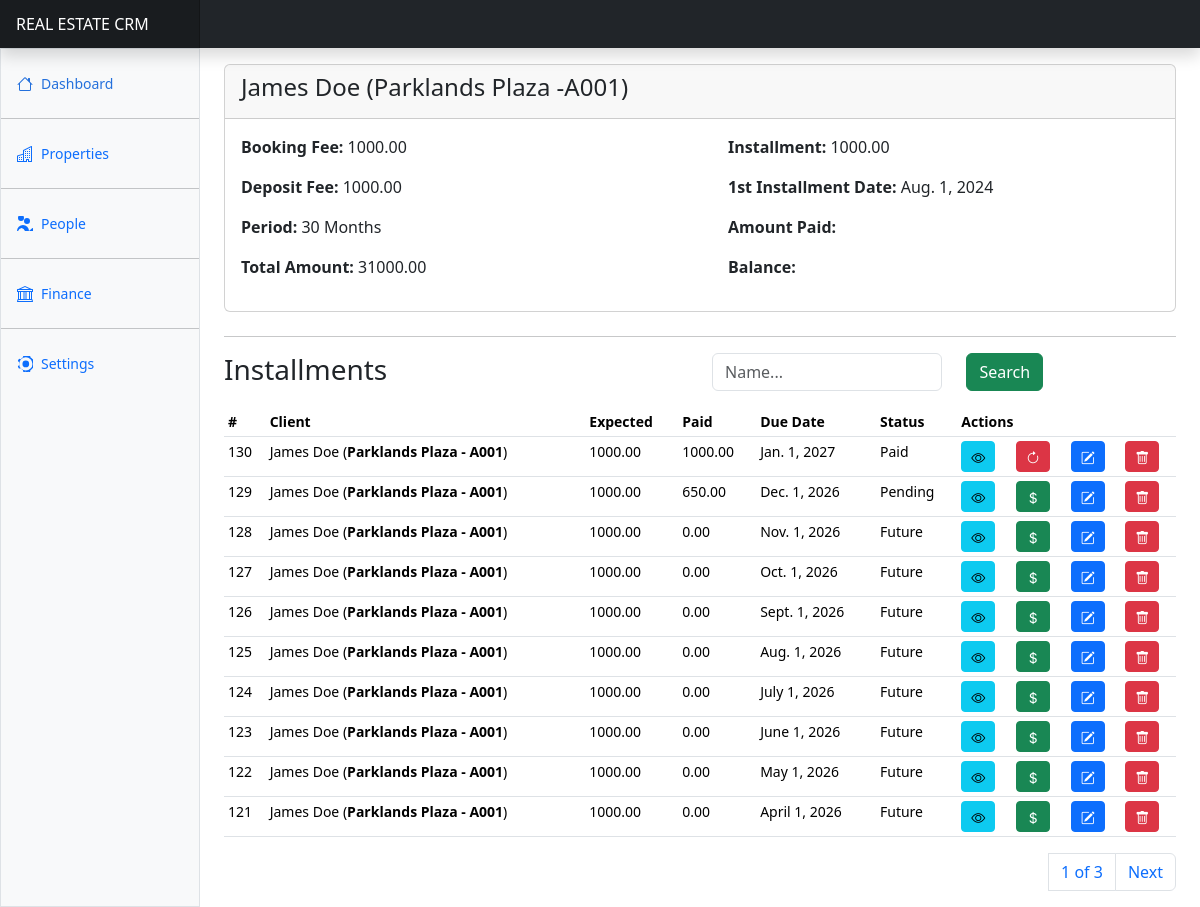
Page /finance/payment-plans/12/details (signed in) on the committed database.
### apps/finance/models.py (models this page shows, shortened)
class ClientPaymentPlan(AbstractBaseModel):
    client = models.ForeignKey("users.Client", on_delete=models.CASCADE, related_name="clientpaymentplans")
    unit = models.ForeignKey("properties.PropertyUnit", on_delete=models.SET_NULL, null=True)
    booking_fee = models.DecimalField(max_digits=100, decimal_places=2, default=0)
    deposit_fee = models.DecimalField(max_digits=100, decimal_places=2, default=0)
    period = models.IntegerField(default=1)
    installment_amount = models.DecimalField(max_digits=100, decimal_places=2, default=0)
    total_amount = models.DecimalField(max_digits=100, decimal_places=2, default=0)
    first_repayment_date = models.DateField(null=True)
    fully_paid = models.BooleanField(default=False)
    def __str__(self):
        return self.client.name

class ClientInstallment(AbstractBaseModel):
    client = models.ForeignKey(
        "users.Client", on_delete=models.CASCADE, related_name="clienstallments"
    )
    payment_plan = models.ForeignKey(
        ClientPaymentPlan, on_delete=models.CASCADE, related_name="planinstallments"
    )
    amount_expected = models.DecimalField(max_digits=100, decimal_places=2)
    amount_paid = models.DecimalField(max_digits=100, decimal_places=2, default=0)
    date_expected = models.DateField(null=True)
    paid = models.BooleanField(default=False)
    status = models.CharField(
        max_length=255, choices=INSTALLMENT_STATUSES, default="Future"
    )
    @property
    def amount_to_pay(self):
        return self.amount_expected - self.amount_paid

### apps/users/models.py (models this page shows)
class Client(AbstractBaseModel):
    name = models.CharField(max_length=255)
    email = models.EmailField(null=True)
    phone_number = models.CharField(max_length=255)
    id_number = models.CharField(max_length=255, null=True)
    kra_pin = models.CharField(max_length=255, null=True)
    gender = models.CharField(max_length=255)
    address = models.CharField(max_length=255, null=True)
    city = models.CharField(max_length=255, null=True)
    country = models.CharField(max_length=255, null=True)
    id_copy = models.FileField(upload_to="client_ids/", null=True)
    kra_certificate = models.FileField(upload_to="kra_cerificates/", null=True)
    photo = models.ImageField(upload_to="client_photos/", null=True)
    def __str__(self):
        return self.name

### apps/properties/models.py (models this page shows)
class PropertyUnit(AbstractBaseModel):
    unit_number = models.CharField(max_length=255)
    property = models.ForeignKey(
        Property, on_delete=models.CASCADE, related_name="propertyunits"
    )
    client = models.ForeignKey("users.Client", on_delete=models.SET_NULL, null=True)
    cost = models.DecimalField(max_digits=100, decimal_places=2, default=0)
    booking_fee = models.DecimalField(max_digits=100, decimal_places=2, default=0)
    deposit_fee = models.DecimalField(max_digits=100, decimal_places=2, default=0)
    unit_status = models.CharField(
        max_length=255, choices=UNIT_STATUSES, default="Available"
    )
    def __str__(self):
        return self.unit_number

class Property(AbstractBaseModel):
    name = models.CharField(max_length=255)
    property_type = models.CharField(max_length=255, choices=PROPERTY_TYPES)
    location = models.CharField(max_length=255)
    town = models.CharField(max_length=255, null=True)
    county = models.CharField(max_length=255, null=True)
    total_units = models.IntegerField(default=1)
    total_cost = models.DecimalField(max_digits=100, decimal_places=2)
    image = models.ImageField(upload_to="property_images/", null=True)
    title_deed = models.FileField(upload_to="property_title_deeds/", null=True)
    sold_out = models.BooleanField(default=False)
    booking_fee = models.DecimalField(max_digits=100, decimal_places=2, default=0)
    deposit_fee = models.DecimalField(max_digits=100, decimal_places=2, default=0)
    def __str__(self):
        return self.name

### apps/finance/plans/views.py (the view)
@login_required(login_url="/users/login")
def payment_plan_details(request, id):
    plan = ClientPaymentPlan.objects.get(id=id)
    installments = ClientInstallment.objects.filter(payment_plan=plan).order_by(
        "-created"
    )
    if request.method == "POST":
        id_number = request.POST.get("search_text")
        installments = ClientInstallment.objects.filter(
            Q(client__id_number__icontains=id_number)
        )
    paginator = Paginator(installments, 10)
    page_number = request.GET.get("page")
    page_obj = paginator.get_page(page_number)
    context = {"page_obj": page_obj, "plan": plan}
    return render(request, "finance/payment_plans/plan_details.html", context)

### templates/finance/payment_plans/plan_details.html (shortened to what this page needs)
{% extends "base.html" %}
{% block content %}
  <div class="card mb-4">
    <div class="card-header">
        <h4>{{plan.client}} ({{plan.unit.property}} -{{plan.unit}})</h4>
    </div>
    <div class="row">
      <div class="col">
        <div class="card-body">
          <p><strong>Booking Fee:</strong> {{plan.booking_fee}}</p>
          <p><strong>Deposit Fee:</strong> {{plan.deposit_fee}}</p>
          <p><strong>Period:</strong> {{plan.period}} Months</p>
          <p><strong>Total Amount:</strong> {{plan.total_amount}}</p>
      </div>
      </div>
      <div class="col">
        <div class="card-body">
          <p><strong>Installment:</strong> {{plan.installment_amount}}</p>
          <p><strong>1st Installment Date:</strong> {{plan.first_repayment_date}}</p>
          <p><strong>Amount Paid:</strong> {{plan.amount_paid}}</p>
          <p><strong>Balance:</strong> {{plan.balanc}}</p>
      </div>
      </div>
    </div>
</div>
<hr/>
<div class="row">
  <div class="col">
    <h3>Installments</h3>
  </div>
  <div class="col">
    <form method="POST">
      <div class="input-group mb-3">
        <div class="row">
          <div class="col-8">
            <input type="text" class="form-control" name="search_text" id="search_text" placeholder="Name..." >
          </div>
          <div class="col-4">
            <button class="btn btn-success">Search</button>
          </div>
        </div>
      </div>
    </form>
  </div>
</div>
<div class="row">
    <div class="table-responsive small">
        {% include "includes/installments_table.html" %}
        <div>
          <nav aria-label="Page navigation example">
            <ul class="pagination justify-content-end">
              <a class="page-link" href="#">{{ page_obj.number }} of {{ page_obj.paginator.num_pages }}</a>
              {% if page_obj.has_next %}
              <li class="page-item"><a class="page-link" href="?page={{ page_obj.next_page_number }}">Next</a></li>
              {% endif %}
            </ul>
          </nav>
        </div>
      </div>
</div>
{% endblock content %}

### templates/includes/installments_table.html (shortened to what this page needs)
<table class="table table-sm">
    <thead>
      <tr>
        <th scope="col">#</th>
        <th scope="col">Client</th>
        <th scope="col">Expected</th>
        <th scope="col">Paid</th>
        <th scope="col">Due Date</th>
        <th scope="col">Status</th>
        <th scope="col" colspan="4">Actions</th>
      </tr>
    </thead>
    <tbody>
      {% for installment in page_obj %}
      <tr>
        <td>{{installment.id}}</td>
        <td>{{installment.client}} (<b>{{installment.payment_plan.unit.property}} - {{installment.payment_plan.unit}}</b>)</td>
        <td>{{installment.amount_expected}}</td>
        <td>{{installment.amount_paid}}</td>
        <td>{{installment.date_expected}}</td>
        <td>{{installment.status}}</td>
        <td><a href="#" class="btn btn-info btn-sm" data-bs-toggle="modal" data-bs-target="#installmentDetailsModal{{ installment.id }}">
          <i class="bi bi-eye"></i>
        </a></td>
        <td>
          {% if installment.paid %}
          <a href="#" class="btn btn-danger btn-sm">
            <i class="bi bi-arrow-clockwise"></i>
          </a>
          {% else %}
            <a href="#" class="btn btn-success btn-sm" data-bs-toggle="modal" data-bs-target="#payInstallmentModal{{ installment.id }}">
              <i class="bi bi-currency-dollar"></i>
            </a>
          {% endif %}
        </td>
        <td><a class="btn btn-primary btn-sm" data-bs-toggle="modal" data-bs-target="#markInstallmentModal{{ installment.id }}">
          <i class="bi bi-pencil-square"></i>
        </a></td>
        <td><a class="btn btn-danger btn-sm" data-bs-toggle="modal" data-bs-target="#deleteInstallmentModal{{ installment.id }}">
          <i class="bi bi-trash"></i>
        </a></td>
      </tr>
      {% endfor %}
    </tbody>
  </table>

### static/dashboard.css (style rules this page uses)
.bi { display: inline-block; width: 1rem; height: 1rem; }

### templates/base.html (style rules this page uses)
.bi { vertical-align: -.125em; fill: currentColor; }

### rows in the picture
ClientPaymentPlan: client "James Doe", unit.property "Parklands Plaza", unit "A001", booking_fee "1000.00", deposit_fee "1000.00", period "30", total_amount "31000.00", installment_amount "1000.00", first_repayment_date "Aug. 1, 2024"
ClientInstallment: id "130", client "James Doe", payment_plan.unit.property "Parklands Plaza", payment_plan.unit "A001", amount_expected "1000.00", amount_paid "1000.00", date_expected "Jan. 1, 2027", status "Paid", paid True (drawn)
ClientInstallment: id "129", client "James Doe", payment_plan.unit.property "Parklands Plaza", payment_plan.unit "A001", amount_expected "1000.00", amount_paid "650.00", date_expected "Dec. 1, 2026", status "Pending"
ClientInstallment: id "128", client "James Doe", payment_plan.unit.property "Parklands Plaza", payment_plan.unit "A001", amount_expected "1000.00", amount_paid "0.00", date_expected "Nov. 1, 2026", status "Future"
ClientInstallment: id "127", client "James Doe", payment_plan.unit.property "Parklands Plaza", payment_plan.unit "A001", amount_expected "1000.00", amount_paid "0.00", date_expected "Oct. 1, 2026", status "Future"
ClientInstallment: id "126", client "James Doe", payment_plan.unit.property "Parklands Plaza", payment_plan.unit "A001", amount_expected "1000.00", amount_paid "0.00", date_expected "Sept. 1, 2026", status "Future"
ClientInstallment: id "125", client "James Doe", payment_plan.unit.property "Parklands Plaza", payment_plan.unit "A001", amount_expected "1000.00", amount_paid "0.00", date_expected "Aug. 1, 2026", status "Future"
ClientInstallment: id "124", client "James Doe", payment_plan.unit.property "Parklands Plaza", payment_plan.unit "A001", amount_expected "1000.00", amount_paid "0.00", date_expected "July 1, 2026", status "Future"
ClientInstallment: id "123", client "James Doe", payment_plan.unit.property "Parklands Plaza", payment_plan.unit "A001", amount_expected "1000.00", amount_paid "0.00", date_expected "June 1, 2026", status "Future"
ClientInstallment: id "122", client "James Doe", payment_plan.unit.property "Parklands Plaza", payment_plan.unit "A001", amount_expected "1000.00", amount_paid "0.00", date_expected "May 1, 2026", status "Future"
ClientInstallment: id "121", client "James Doe", payment_plan.unit.property "Parklands Plaza", payment_plan.unit "A001", amount_expected "1000.00", amount_paid "0.00", date_expected "April 1, 2026", status "Future"

### other values in the picture
{{ page_obj.number }} "1"
{{ page_obj.paginator.num_pages }} "3"
